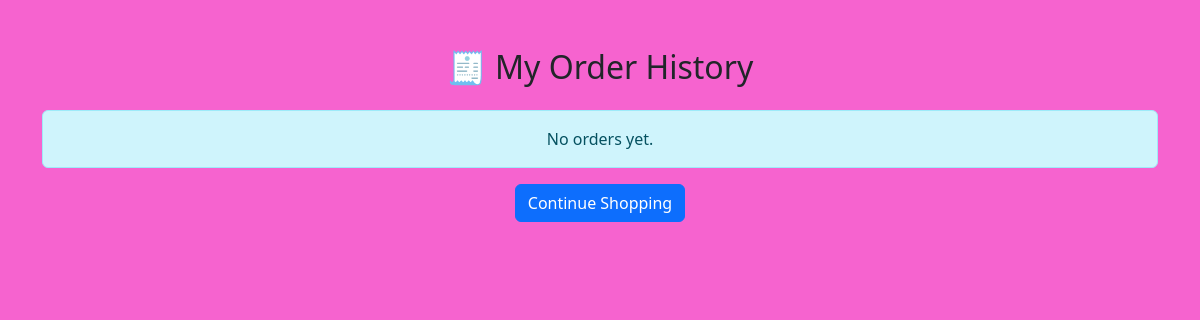
The page /accounts/order-history/ (signed in) on the database as committed earlier.
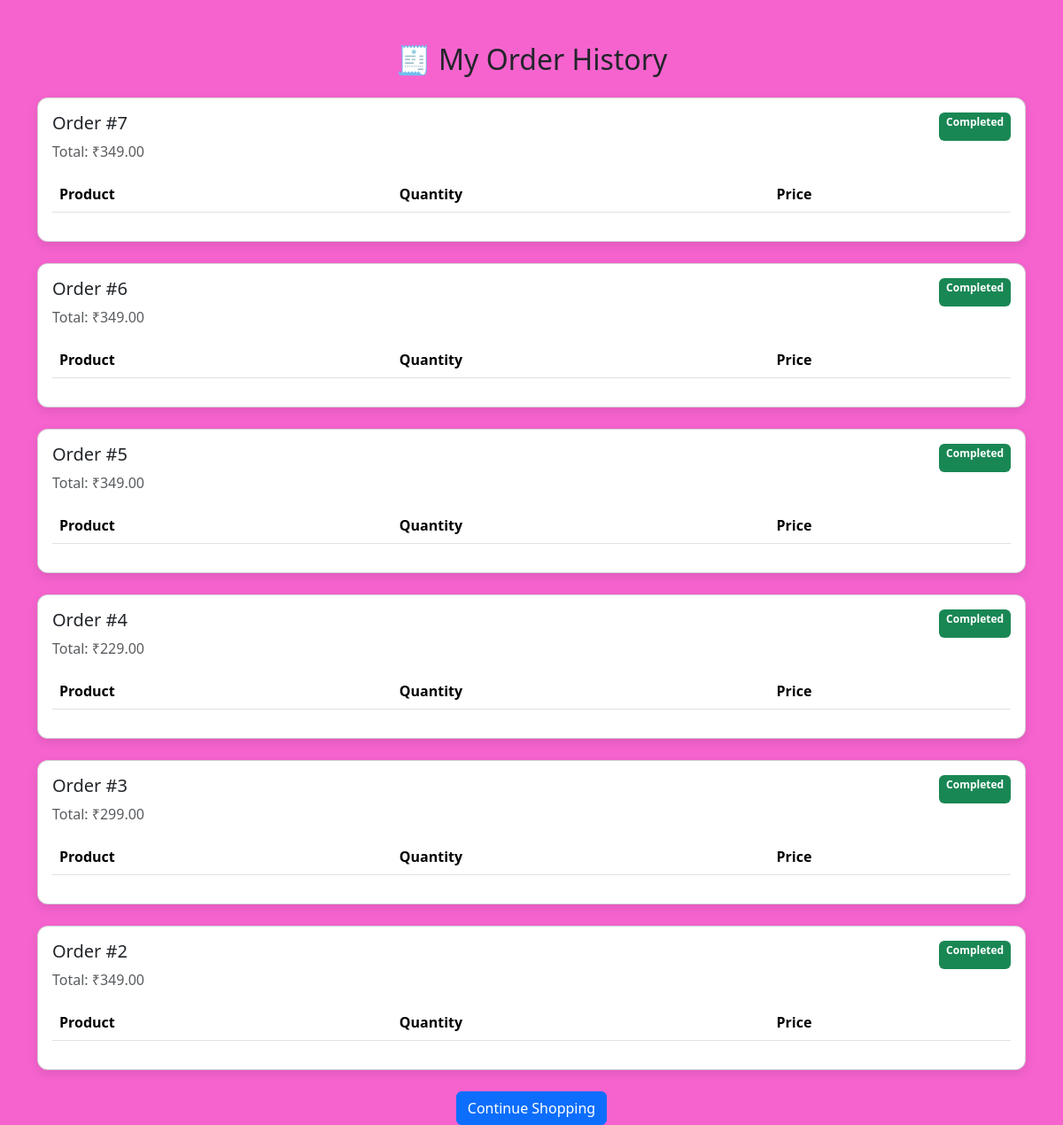
The same page on the database as committed later.
### orders/models.py (models this page shows, shortened)
class Order(models.Model):
    user = models.ForeignKey(settings.AUTH_USER_MODEL, on_delete=models.CASCADE)
    total_price = models.DecimalField(max_digits=10, decimal_places=2, default=0)
    created_at = models.DateTimeField(auto_now_add=True)

### orders/views.py (the view)
# urls.py: path('order-history/', orders_views.order_history, name='order_history'),
@login_required
def order_history(request):
    orders = Order.objects.filter(user=request.user).order_by('-id')
    return render(request, 'orders/order_history.html', {'orders': orders})

### orders/templates/orders/order_history.html (shortened to what this page needs)
<!DOCTYPE html>
<html lang="en">
<head>
<link href="https://cdn.jsdelivr.net/npm/bootstrap@5.3.2/dist/css/bootstrap.min.css" rel="stylesheet">
</head>
<body>
<div class="container mt-5">
<h2 class="mb-4 text-center">🧾 My Order History</h2>
{% if orders %}
    {% for order in orders %}
    <div class="card order-card mb-4">
        <div class="card-body">
            <div class="d-flex justify-content-between">
                <h5>Order #{{ order.id }}</h5>
                <span class="badge bg-success">Completed</span>
            </div>
            <p class="text-muted">Total: ₹{{ order.total_price }}</p>
            <table class="table">
                <thead>
                    <tr>
                        <th>Product</th>
                        <th>Quantity</th>
                        <th>Price</th>
                    </tr>
                </thead>
            </table>
        </div>
    </div>
    {% endfor %}
{% else %}
<div class="alert alert-info text-center">
No orders yet.
</div>
{% endif %}
<div class="text-center">
<a href="/shop/" class="btn btn-primary">Continue Shopping</a>
</div>
</div>
</body>
</html>

### orders/templates/orders/order_history.html (style rules this page uses)
body { background:#f663cf; font-family:'Segoe UI',sans-serif; }
.order-card { border-radius:12px; box-shadow:0 4px 12px rgba(0,0,0,0.1); }

Rows that differ between the two databases and show on the page:
added Order: id "7", total_price "349.00"
added Order: id "6", total_price "349.00"
added Order: id "5", total_price "349.00"
added Order: id "4", total_price "229.00"
added Order: id "3", total_price "299.00"
added Order: id "2", total_price "349.00"
Other text that changed with them:
text no longer shown: "No orders yet."
